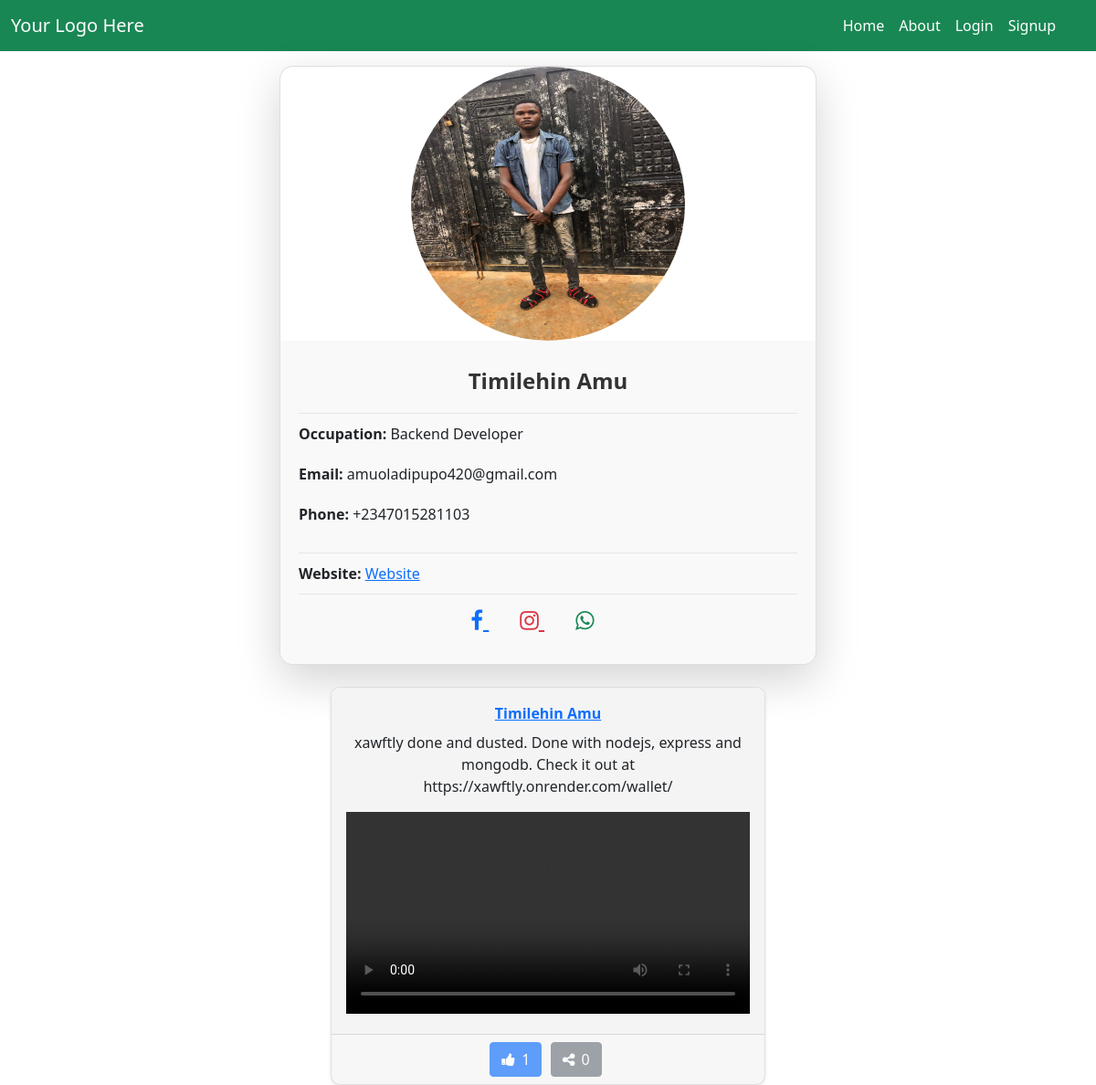
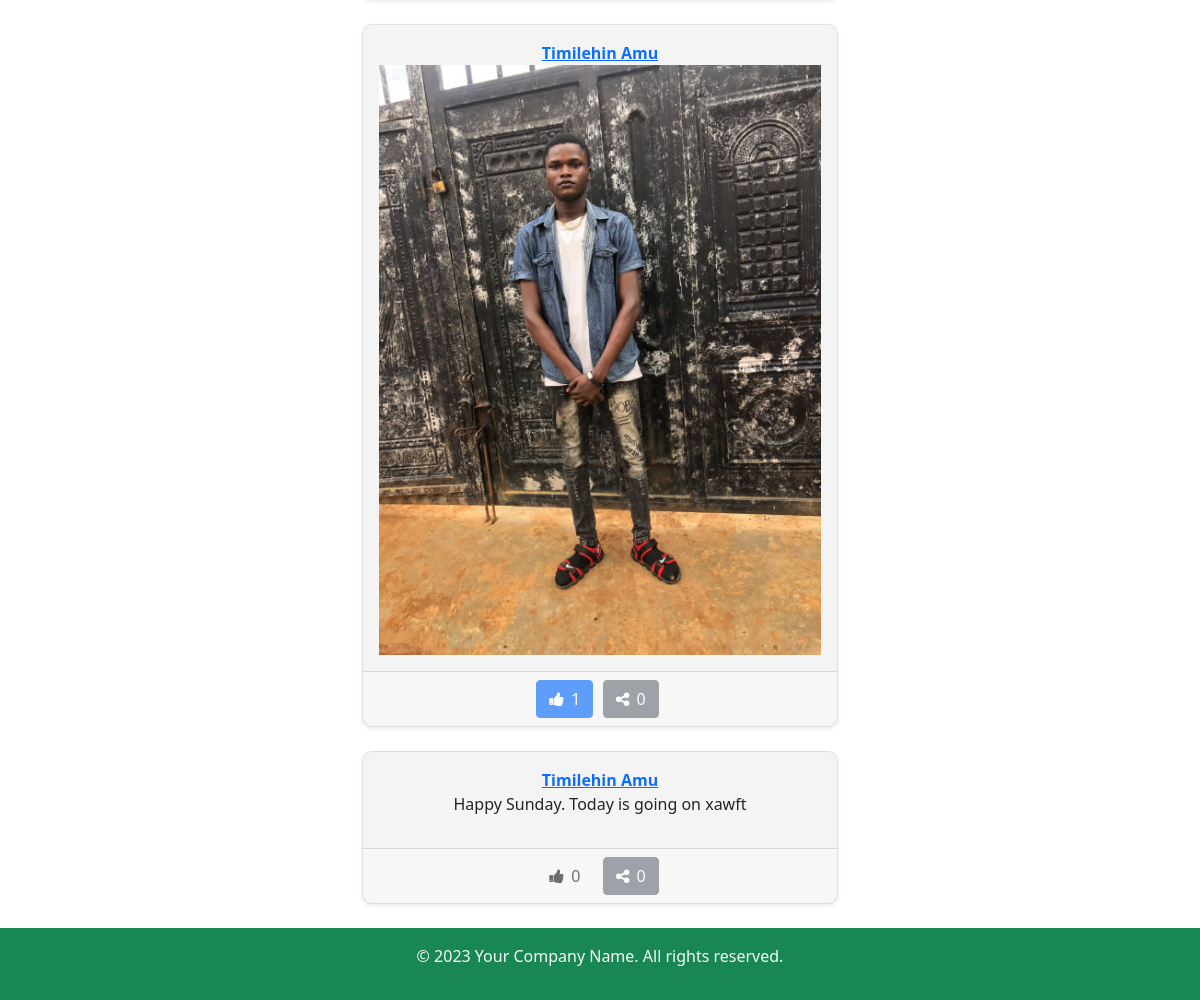
/templates/check_user.php?user_id=1, run on the app's committed database (2 pictures, top to bottom).
### tables this page shows
CREATE TABLE `users` (
  `id` int(10) NOT NULL,
  `name` varchar(100) NOT NULL,
  `email` varchar(50) NOT NULL,
  `phone` varchar(50) NOT NULL,
  `gender` text NOT NULL,
  `image` varchar(100) NOT NULL,
  `state` varchar(50) NOT NULL,
  `country` varchar(50) NOT NULL,
  `local_address` varchar(100) NOT NULL,
  `occupation` varchar(80) NOT NULL,
  `website` varchar(100) NOT NULL,
  `facebook` varchar(100) NOT NULL,
  `whatsapp` varchar(100) NOT NULL,
  `twitter` varchar(100) NOT NULL,
  `instagram` varchar(100) NOT NULL,
  `password` varchar(100) NOT NULL,
  `status` text NOT NULL DEFAULT 'offline',
  `updated_at` datetime NOT NULL DEFAULT current_timestamp(),
  `created_at` datetime NOT NULL
);

CREATE TABLE `posts` (
  `id` int(10) NOT NULL,
  `user_id` int(10) NOT NULL,
  `post_id` int(10) NOT NULL,
  `ref_id` int(10) NOT NULL,
  `comment` varchar(250) NOT NULL,
  `video` varchar(100) NOT NULL,
  `image` varchar(100) NOT NULL,
  `created_at` datetime NOT NULL DEFAULT current_timestamp()
);

### middleware/objects.php (called while the page is built, shortened)
<?php
class Objects {
    public $query;
    public $connect;
    public $statement;
    function __construct(){
        $this->host = "localhost";
        $this->user = "root";
        $this->pass = "";
        $this->dbms = "service";
        $this->connect = mysqli_connect($this->host, $this->user, $this->pass, $this->dbms);
    }
    function execute_query(){
        $this->statement = mysqli_query($this->connect, $this->query);
        return true;
    }
    function total_rows(){
        $this->execute_query();
        return mysqli_num_rows($this->statement);
    }
    function query_result(){
        $this->execute_query();
        return mysqli_fetch_assoc($this->statement);
    }
    function query_all(){
        $this->execute_query();
        return mysqli_fetch_all($this->statement, MYSQLI_ASSOC);
    }
}
?>

### templates/check_user.php (the view, shortened to what this page needs)
<?php
include("../middleware/header.php");
require("../middleware/objects.php");
$objects = new Objects;
$user_id = $_GET["user_id"];
$objects->query = "SELECT * FROM users WHERE id = '$user_id'";
$user = $objects->query_result();
$objects->query = "SELECT * FROM posts WHERE user_id = '$user_id'";
$posts = $objects->query_all();
?>
<main>
    <div class="row">
        <div class="col-md-3"></div>
        <div class="col-md-6">
            <div class="card shadow-lg profile mt-3">
                <center><img src="../images/users/<?php echo $user["image"] ;?>" class="rounded-circle" width="300" height="300" alt="Profile Image"></center>
                <div class="card-body">
                    <div class="card-section">
                        <h4 class="card-title text-center"><?php echo $user["name"] ;?></h4>
                    </div>
                    <div class="card-section">
                        <p class="pb-1"><strong>Occupation:</strong> <?php echo $user["occupation"] ;?></p>
                        <p class="pb-1"><strong>Email:</strong> <?php echo $user["email"] ;?></p>
                        <p class="pb-1"><strong>Phone:</strong> <?php echo $user["phone"] ;?></p>
                    </div>
                    <div class="card-section">
                    <?php if(!empty($user["website"])){ ?>
                        <strong>Website:</strong> <a href="<?php echo $user["website"] ;?>" target="_blank">Website</a>
                        <?php }?>
                    </div>
                    <div class="card-section social-links text-center">
                        <?php if(!empty($user["facebook"])){ ?>
                            <a href="#" target="_blank" class="text-primary pe-4">
                                <i class="fa fa-facebook-f"></i>
                            </a>
                        <?php }?>
                        <?php if(!empty($user["instagram"])){ ?>
                            <a href="#" target="_blank" class="text-danger pe-4">
                                <i class="fa fa-instagram"></i>
                            </a>
                        <?php }?>
                        <?php if(!empty($user["whatsapp"])){ ?>
                            <a href="#" target="_blank" class="text-success pe-4">
                                <i class="fa fa-whatsapp"></i>
                            </a>
                        <?php }?>
                    </div>
                </div>
            </div>
            <div class="posts my-4 text-center">
                <div class="posts">
                    <?php
                        foreach($posts as $post){
                            $post_user = $post["user_id"];
                            $post_id = $post["id"];
                            $objects->query = "SELECT * FROM users WHERE id = '$post_user'";
                            $post_user_details = $objects->query_result();
                            if(!empty($post["comment"]) && empty($post["image"]) && empty($post["video"])){ ?>
                                <div class="card mb-4 shadow-sm" style="background-color: white;">
                                    <div class="card-body">
                                        <a href="user.php?user_id=<?php echo $post_user_details["id"]; ?>" class="profile"><b><?php echo $post_user_details["name"]; ?></b></a>
                                        <p><?php echo $post["comment"]; ?></p>
                                    </div>
                                    <div class="card-footer">
                                        <?php
                                            $objects->query = "SELECT * FROM likes WHERE (user_id = '$user_id' AND post_id = '$post_id')";
                                            $liked = $objects->total_rows();
                                            $objects->query = "SELECT * FROM likes WHERE post_id = '$post_id'";
                                            $likes = $objects->total_rows();
                                            $objects->query = "SELECT * FROM posts WHERE ref_id = '$post_user' AND post_id = '$post_id'";
                                            $shares = $objects->total_rows();
                                            if($liked > 0){
                                                echo '<button class="btn btn-primary like" disabled data-like="'.$post_id.'"><i class="fa fa-thumbs-up"></i> '.$likes.'</button>
                                                <button class="btn btn-secondary share" disabled data-share="'.$post_id.'"><i class="fa fa-share-alt"></i> '.$shares.'</button>';
                                            }else{
                                                echo '<button class="btn btn-default like" disabled data-like="'.$post_id.'"><i class="fa fa-thumbs-up"></i> '.$likes.'</button>
                                                <button class="btn btn-secondary share" disabled data-share="'.$post_id.'"><i class="fa fa-share-alt"></i> '.$shares.'</button>';
                                            }
                                        ?>
                                    </div>
                                </div>
                    <?php
                            }elseif(empty($post["comment"]) && !empty($post["image"]) && empty($post["video"])){ ?>
                                <div class="card mb-4 shadow-sm" style="background-color: white;">
                                    <div class="card-body">
                                    <a href="user.php?user_id=<?php echo $post_user_details["id"]; ?>" class="profile"><b><?php echo $post_user_details["name"]; ?></b></a>
                                        <img src="../images/posts/<?php echo $post["image"]; ?>" class="img-fluid d-block" alt="Sample Image">
                                    </div>
                                    <div class="card-footer">
                                        <?php
                                            $objects->query = "SELECT * FROM likes WHERE (user_id = '$user_id' AND post_id = '$post_id')";
                                            $liked = $objects->total_rows();
                                            $objects->query = "SELECT * FROM likes WHERE post_id = '$post_id'";
                                            $likes = $objects->total_rows();
                                            $objects->query = "SELECT * FROM posts WHERE ref_id = '$post_user' AND post_id = '$post_id'";
                                            $shares = $objects->total_rows();
                                            if($liked > 0){
                                                echo '<button class="btn btn-primary like" disabled data-like="'.$post_id.'"><i class="fa fa-thumbs-up"></i> '.$likes.'</button>
                                                <button class="btn btn-secondary share" disabled data-share="'.$post_id.'"><i class="fa fa-share-alt"></i> '.$shares.'</button>';
                                            }else{
                                                echo '<button class="btn btn-default like" disabled data-like="'.$post_id.'"><i class="fa fa-thumbs-up"></i> '.$likes.'</button>
                                                <button class="btn btn-secondary share" disabled data-share="'.$post_id.'"><i class="fa fa-share-alt"></i> '.$shares.'</button>';
                                            }
                                        ?>
                                    </div>
                                </div>
                    <?php
                        }elseif(!empty($post["comment"]) && empty($post["image"]) && !empty($post["video"])){ ?>
                            <div class="card mb-4 shadow-sm" style="background-color: white;">
                                <div class="card-body">
                                <a href="user.php?user_id=<?php echo $post_user_details["id"]; ?>" class="profile"><b><?php echo $post_user_details["name"]; ?></b></a>
                                    <p class="mt-2"><?php echo $post["comment"]; ?></p>
                                    <video width="100%" controls>
                                        <source src="../videos/posts/<?php echo $post["video"]; ?>" type="video/mp4">
                                    </video>
                                </div>
                                <div class="card-footer">
                                        <?php
                                            $objects->query = "SELECT * FROM likes WHERE (user_id = '$user_id' AND post_id = '$post_id')";
                                            $liked = $objects->total_rows();
                                            $objects->query = "SELECT * FROM likes WHERE post_id = '$post_id'";
                                            $likes = $objects->total_rows();
                                            $objects->query = "SELECT * FROM posts WHERE ref_id = '$post_user' AND post_id = '$post_id'";
                                            $shares = $objects->total_rows();
                                            if($liked > 0){
                                                echo '<button class="btn btn-primary like" disabled data-like="'.$post_id.'"><i class="fa fa-thumbs-up"></i> '.$likes.'</button>
                                                <button class="btn btn-secondary share" disabled data-share="'.$post_id.'"><i class="fa fa-share-alt"></i> '.$shares.'</button>';
                                            }else{
                                                echo '<button class="btn btn-default like" disabled data-like="'.$post_id.'"><i class="fa fa-thumbs-up"></i> '.$likes.'</button>
                                                <button class="btn btn-secondary share" disabled data-share="'.$post_id.'"><i class="fa fa-share-alt"></i> '.$shares.'</button>';
                                            }
                                        ?>
                                </div>
                            </div>
                    <?php
                        }
                    }
                    ?>
                    </div>
            </div>
        </div>
        <div class="col-md-3"></div>
    </div>
</main>
<?php include("../middleware/footer.php");?>

### css/style.css (style rules this page uses)
main { min-height: 80vh; }

### templates/check_user.php (style rules this page uses)
.profile { border-radius: 15px; overflow: hidden; transition: transform 0.2s; }
.card-title { color: #333; font-weight: bold; font-size: 1.5em; margin-bottom: 10px; }
.profile .card-body { background-color: #f9f9f9; padding: 20px; }
.profile .card-section { padding: 10px 0; border-bottom: 1px solid #e5e5e5; }
.profile .card-section:last-child { border-bottom: none; }
.profile .social-links a { margin-right: 10px; font-size: 1.5em; }
.posts { width: 90%; margin: auto }
.posts .card { transition: transform 0.2s; border-radius: 10px; overflow: hidden; }
.posts .card img, .posts .card video { width: 100%; object-fit: cover; }
.posts .card-body { background-color: #f4f4f4; }
.posts .btn { margin-right: 5px; }
.posts .btn i { margin-right: 3px; }

### data on the page
users: image (picture), name "Timilehin Amu", occupation "Backend Developer", email "amuoladipupo420@gmail.com", phone "+2347015281103"
posts: user.name "Timilehin Amu", comment "xawftly done and dusted. Done with nodejs, express and mongodb. Check it out at https://xawftly.onrender.com/wallet/", likes "1", shares "0"
posts: user.name "Timilehin Amu", image (picture), likes "1", shares "0"
posts: user.name "Timilehin Amu", comment "Happy Sunday. Today is going on xawft", likes "0", shares "0"
